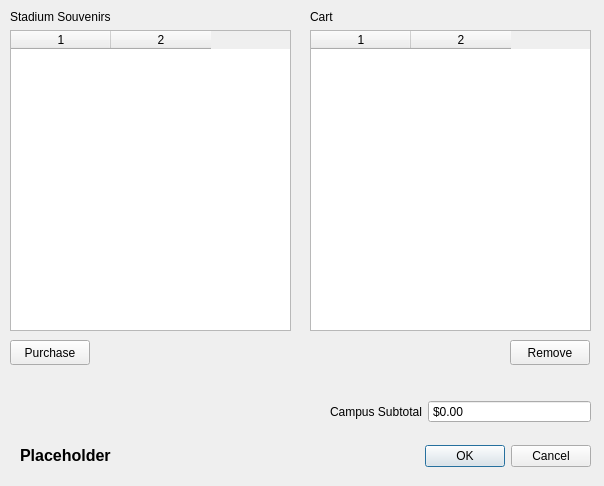
<?xml version="1.0" encoding="UTF-8"?>
<ui version="4.0">
 <class>PurchaseSouvenirs</class>
 <widget class="QDialog" name="PurchaseSouvenirs">
  <property name="geometry">
   <rect>
    <x>0</x>
    <y>0</y>
    <width>604</width>
    <height>486</height>
   </rect>
  </property>
  <property name="windowTitle">
   <string>Dialog</string>
  </property>
  <widget class="QDialogButtonBox" name="buttonBox">
   <property name="geometry">
    <rect>
     <x>250</x>
     <y>440</y>
     <width>341</width>
     <height>32</height>
    </rect>
   </property>
   <property name="orientation">
    <enum>Qt::Horizontal</enum>
   </property>
   <property name="standardButtons">
    <set>QDialogButtonBox::Cancel|QDialogButtonBox::Ok</set>
   </property>
  </widget>
  <widget class="QWidget" name="verticalLayoutWidget">
   <property name="geometry">
    <rect>
     <x>10</x>
     <y>10</y>
     <width>281</width>
     <height>321</height>
    </rect>
   </property>
   <layout class="QVBoxLayout" name="verticalLayout">
    <item>
     <widget class="QLabel" name="label">
      <property name="text">
       <string>Stadium Souvenirs</string>
      </property>
     </widget>
    </item>
    <item>
     <widget class="QTableWidget" name="souvenirsListTableWidget">
      <property name="columnCount">
       <number>2</number>
      </property>
      <column/>
      <column/>
     </widget>
    </item>
   </layout>
  </widget>
  <widget class="QWidget" name="verticalLayoutWidget_2">
   <property name="geometry">
    <rect>
     <x>310</x>
     <y>10</y>
     <width>281</width>
     <height>321</height>
    </rect>
   </property>
   <layout class="QVBoxLayout" name="verticalLayout_2">
    <item>
     <widget class="QLabel" name="label_2">
      <property name="text">
       <string>Cart</string>
      </property>
     </widget>
    </item>
    <item>
     <widget class="QTableWidget" name="purchasedCartTableWidget">
      <property name="columnCount">
       <number>2</number>
      </property>
      <column/>
      <column/>
     </widget>
    </item>
   </layout>
  </widget>
  <widget class="QWidget" name="formLayoutWidget">
   <property name="geometry">
    <rect>
     <x>330</x>
     <y>400</y>
     <width>261</width>
     <height>31</height>
    </rect>
   </property>
   <layout class="QFormLayout" name="formLayout">
    <item row="0" column="1">
     <widget class="QDoubleSpinBox" name="subtotalSpinBox">
      <property name="readOnly">
       <bool>true</bool>
      </property>
      <property name="buttonSymbols">
       <enum>QAbstractSpinBox::NoButtons</enum>
      </property>
      <property name="prefix">
       <string>$</string>
      </property>
      <property name="maximum">
       <double>999999.989999999990687</double>
      </property>
     </widget>
    </item>
    <item row="0" column="0">
     <widget class="QLabel" name="label_3">
      <property name="text">
       <string>Campus Subtotal</string>
      </property>
     </widget>
    </item>
   </layout>
  </widget>
  <widget class="QPushButton" name="purchaseButton">
   <property name="geometry">
    <rect>
     <x>10</x>
     <y>340</y>
     <width>80</width>
     <height>25</height>
    </rect>
   </property>
   <property name="text">
    <string>Purchase</string>
   </property>
  </widget>
  <widget class="QPushButton" name="removeButton">
   <property name="geometry">
    <rect>
     <x>510</x>
     <y>340</y>
     <width>80</width>
     <height>25</height>
    </rect>
   </property>
   <property name="text">
    <string>Remove</string>
   </property>
  </widget>
  <widget class="QLabel" name="stadiumname_label">
   <property name="geometry">
    <rect>
     <x>20</x>
     <y>440</y>
     <width>391</width>
     <height>31</height>
    </rect>
   </property>
   <property name="text">
    <string>&lt;html&gt;&lt;head/&gt;&lt;body&gt;&lt;p&gt;&lt;span style=&quot; font-size:12pt; font-weight:600;&quot;&gt;Placeholder&lt;/span&gt;&lt;/p&gt;&lt;/body&gt;&lt;/html&gt;</string>
   </property>
  </widget>
 </widget>
 <resources/>
 <connections>
  <connection>
   <sender>buttonBox</sender>
   <signal>accepted()</signal>
   <receiver>PurchaseSouvenirs</receiver>
   <slot>accept()</slot>
   <hints>
    <hint type="sourcelabel">
     <x>248</x>
     <y>254</y>
    </hint>
    <hint type="destinationlabel">
     <x>157</x>
     <y>274</y>
    </hint>
   </hints>
  </connection>
  <connection>
   <sender>buttonBox</sender>
   <signal>rejected()</signal>
   <receiver>PurchaseSouvenirs</receiver>
   <slot>reject()</slot>
   <hints>
    <hint type="sourcelabel">
     <x>316</x>
     <y>260</y>
    </hint>
    <hint type="destinationlabel">
     <x>286</x>
     <y>274</y>
    </hint>
   </hints>
  </connection>
 </connections>
</ui>
